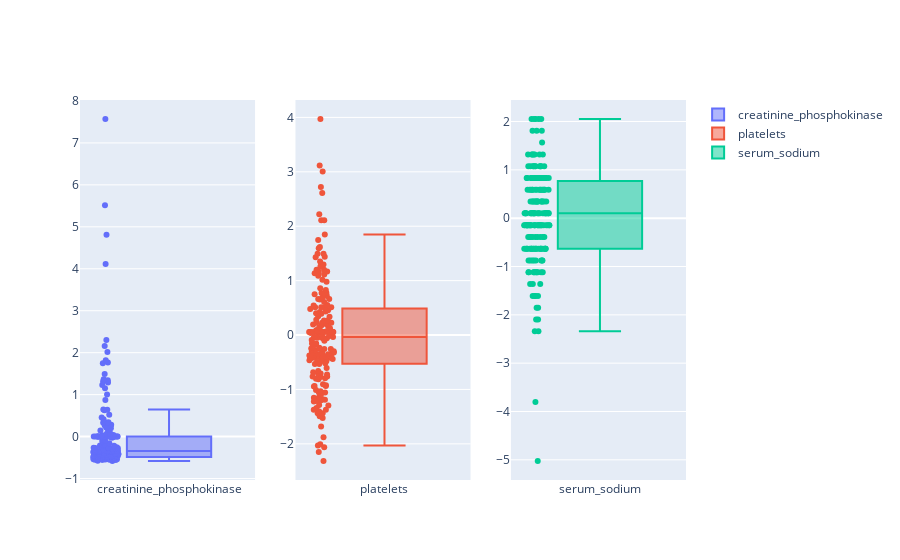

The notebook cell this image was saved under:
### Code cell
fig = make_subplots(rows=1, cols=X_train.shape[1])
for i in range(X_train.shape[1]):
    fig.add_trace(
        go.Box(y=X_train[:, i],
        name=X.columns.values[correlation > 0.05][i]),
        row=1, col=i+1
    )

fig.update_traces(boxpoints='all', jitter=.3)

### Figure 1 — Plotly figure (JSON) as saved in the notebook; plotly's stock layout.template omitted (floating-point values rounded to 4 significant figures; data arrays with more than 128 entries replaced by an {"elided": "..."} marker saying what was removed)
{"data": [{"boxpoints": "all", "jitter": 0.3, "name": "creatinine_phosphokinase", "type": "box", "xaxis": "x", "y": {"elided": "191 float values"}, "yaxis": "y"}, {"boxpoints": "all", "jitter": 0.3, "name": "platelets", "type": "box", "xaxis": "x2", "y": {"elided": "191 float values"}, "yaxis": "y2"}, {"boxpoints": "all", "jitter": 0.3, "name": "serum_sodium", "type": "box", "xaxis": "x3", "y": {"elided": "191 float values"}, "yaxis": "y3"}], "layout": {"xaxis": {"anchor": "y", "domain": [0, 0.2889]}, "xaxis2": {"anchor": "y2", "domain": [0.3556, 0.6444]}, "xaxis3": {"anchor": "y3", "domain": [0.7111, 1]}, "yaxis": {"anchor": "x", "domain": [0, 1]}, "yaxis2": {"anchor": "x2", "domain": [0, 1]}, "yaxis3": {"anchor": "x3", "domain": [0, 1]}}}
